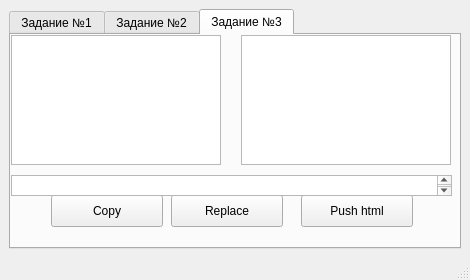
<?xml version="1.0" encoding="UTF-8"?>
<ui version="4.0">
 <class>MainWindow</class>
 <widget class="QMainWindow" name="MainWindow">
  <property name="geometry">
   <rect>
    <x>0</x>
    <y>0</y>
    <width>470</width>
    <height>280</height>
   </rect>
  </property>
  <property name="minimumSize">
   <size>
    <width>470</width>
    <height>280</height>
   </size>
  </property>
  <property name="maximumSize">
   <size>
    <width>470</width>
    <height>280</height>
   </size>
  </property>
  <property name="windowTitle">
   <string>HomeWork-1_1</string>
  </property>
  <widget class="QWidget" name="centralwidget">
   <property name="enabled">
    <bool>true</bool>
   </property>
   <property name="sizePolicy">
    <sizepolicy hsizetype="Expanding" vsizetype="Expanding">
     <horstretch>0</horstretch>
     <verstretch>0</verstretch>
    </sizepolicy>
   </property>
   <property name="maximumSize">
    <size>
     <width>800</width>
     <height>551</height>
    </size>
   </property>
   <property name="layoutDirection">
    <enum>Qt::LeftToRight</enum>
   </property>
   <property name="autoFillBackground">
    <bool>false</bool>
   </property>
   <layout class="QHBoxLayout" name="horizontalLayout">
    <item>
     <widget class="QTabWidget" name="tabWidget">
      <property name="currentIndex">
       <number>2</number>
      </property>
      <widget class="QWidget" name="tab_1">
       <attribute name="title">
        <string>Задание №1</string>
       </attribute>
       <widget class="QLabel" name="label">
        <property name="geometry">
         <rect>
          <x>20</x>
          <y>40</y>
          <width>11</width>
          <height>16</height>
         </rect>
        </property>
        <property name="text">
         <string>&lt;html&gt;&lt;head/&gt;&lt;body&gt;&lt;p&gt;a:&lt;/p&gt;&lt;/body&gt;&lt;/html&gt;</string>
        </property>
       </widget>
       <widget class="QLabel" name="label_2">
        <property name="geometry">
         <rect>
          <x>20</x>
          <y>70</y>
          <width>12</width>
          <height>16</height>
         </rect>
        </property>
        <property name="text">
         <string>b:</string>
        </property>
       </widget>
       <widget class="QLabel" name="label_3">
        <property name="geometry">
         <rect>
          <x>20</x>
          <y>100</y>
          <width>11</width>
          <height>16</height>
         </rect>
        </property>
        <property name="text">
         <string>c:</string>
        </property>
       </widget>
       <widget class="QLineEdit" name="lineEditA">
        <property name="geometry">
         <rect>
          <x>40</x>
          <y>40</y>
          <width>113</width>
          <height>21</height>
         </rect>
        </property>
       </widget>
       <widget class="QLineEdit" name="lineEditB">
        <property name="geometry">
         <rect>
          <x>40</x>
          <y>70</y>
          <width>113</width>
          <height>21</height>
         </rect>
        </property>
       </widget>
       <widget class="QLineEdit" name="lineEditC">
        <property name="geometry">
         <rect>
          <x>40</x>
          <y>100</y>
          <width>113</width>
          <height>21</height>
         </rect>
        </property>
       </widget>
       <widget class="QLabel" name="label_4">
        <property name="geometry">
         <rect>
          <x>20</x>
          <y>140</y>
          <width>41</width>
          <height>16</height>
         </rect>
        </property>
        <property name="text">
         <string>Result:</string>
        </property>
       </widget>
       <widget class="QLineEdit" name="resultLineEdit">
        <property name="geometry">
         <rect>
          <x>70</x>
          <y>140</y>
          <width>291</width>
          <height>21</height>
         </rect>
        </property>
        <property name="readOnly">
         <bool>true</bool>
        </property>
       </widget>
       <widget class="QPushButton" name="calculateButton">
        <property name="geometry">
         <rect>
          <x>170</x>
          <y>70</y>
          <width>112</width>
          <height>32</height>
         </rect>
        </property>
        <property name="text">
         <string>Calculate</string>
        </property>
       </widget>
      </widget>
      <widget class="QWidget" name="tab_2">
       <attribute name="title">
        <string>Задание №2</string>
       </attribute>
       <widget class="QLabel" name="label_5">
        <property name="geometry">
         <rect>
          <x>10</x>
          <y>20</y>
          <width>71</width>
          <height>16</height>
         </rect>
        </property>
        <property name="text">
         <string>Side A:</string>
        </property>
       </widget>
       <widget class="QLabel" name="label_6">
        <property name="geometry">
         <rect>
          <x>10</x>
          <y>50</y>
          <width>71</width>
          <height>16</height>
         </rect>
        </property>
        <property name="text">
         <string>Side B:</string>
        </property>
       </widget>
       <widget class="QLabel" name="label_7">
        <property name="geometry">
         <rect>
          <x>10</x>
          <y>80</y>
          <width>58</width>
          <height>16</height>
         </rect>
        </property>
        <property name="text">
         <string>Angle:</string>
        </property>
       </widget>
       <widget class="QLineEdit" name="lineEditSideA">
        <property name="geometry">
         <rect>
          <x>80</x>
          <y>20</y>
          <width>113</width>
          <height>21</height>
         </rect>
        </property>
       </widget>
       <widget class="QLineEdit" name="lineEditSideB">
        <property name="geometry">
         <rect>
          <x>80</x>
          <y>50</y>
          <width>113</width>
          <height>21</height>
         </rect>
        </property>
       </widget>
       <widget class="QLineEdit" name="lineEditAngle">
        <property name="geometry">
         <rect>
          <x>80</x>
          <y>80</y>
          <width>113</width>
          <height>21</height>
         </rect>
        </property>
       </widget>
       <widget class="QGroupBox" name="groupBox">
        <property name="geometry">
         <rect>
          <x>200</x>
          <y>20</y>
          <width>120</width>
          <height>80</height>
         </rect>
        </property>
        <property name="title">
         <string>Units</string>
        </property>
        <widget class="QRadioButton" name="radioButtonRadians">
         <property name="geometry">
          <rect>
           <x>10</x>
           <y>20</y>
           <width>100</width>
           <height>20</height>
          </rect>
         </property>
         <property name="text">
          <string>Radians</string>
         </property>
         <property name="checked">
          <bool>false</bool>
         </property>
        </widget>
        <widget class="QRadioButton" name="radioButtonDegrees">
         <property name="geometry">
          <rect>
           <x>10</x>
           <y>50</y>
           <width>100</width>
           <height>20</height>
          </rect>
         </property>
         <property name="text">
          <string>Degrees</string>
         </property>
         <property name="checked">
          <bool>true</bool>
         </property>
        </widget>
       </widget>
       <widget class="QLabel" name="label_8">
        <property name="geometry">
         <rect>
          <x>10</x>
          <y>120</y>
          <width>58</width>
          <height>16</height>
         </rect>
        </property>
        <property name="text">
         <string>Result:</string>
        </property>
       </widget>
       <widget class="QLineEdit" name="lineEditResult">
        <property name="geometry">
         <rect>
          <x>80</x>
          <y>120</y>
          <width>113</width>
          <height>21</height>
         </rect>
        </property>
       </widget>
       <widget class="QPushButton" name="pushButton">
        <property name="geometry">
         <rect>
          <x>200</x>
          <y>110</y>
          <width>112</width>
          <height>40</height>
         </rect>
        </property>
        <property name="text">
         <string>Calculate</string>
        </property>
       </widget>
      </widget>
      <widget class="QWidget" name="tab_3">
       <attribute name="title">
        <string>Задание №3</string>
       </attribute>
       <widget class="QPlainTextEdit" name="plainTextSource">
        <property name="geometry">
         <rect>
          <x>0</x>
          <y>0</y>
          <width>210</width>
          <height>130</height>
         </rect>
        </property>
       </widget>
       <widget class="QPlainTextEdit" name="plainTextDest">
        <property name="geometry">
         <rect>
          <x>230</x>
          <y>0</y>
          <width>210</width>
          <height>130</height>
         </rect>
        </property>
       </widget>
       <widget class="QPushButton" name="pushButton_2">
        <property name="geometry">
         <rect>
          <x>40</x>
          <y>160</y>
          <width>112</width>
          <height>32</height>
         </rect>
        </property>
        <property name="text">
         <string>Copy</string>
        </property>
       </widget>
       <widget class="QPushButton" name="pushButton_3">
        <property name="geometry">
         <rect>
          <x>160</x>
          <y>160</y>
          <width>112</width>
          <height>32</height>
         </rect>
        </property>
        <property name="text">
         <string>Replace</string>
        </property>
       </widget>
       <widget class="QPushButton" name="pushButton_4">
        <property name="geometry">
         <rect>
          <x>290</x>
          <y>160</y>
          <width>112</width>
          <height>32</height>
         </rect>
        </property>
        <property name="text">
         <string>Push html</string>
        </property>
       </widget>
       <widget class="QTextEdit" name="textEdit">
        <property name="geometry">
         <rect>
          <x>0</x>
          <y>140</y>
          <width>441</width>
          <height>21</height>
         </rect>
        </property>
       </widget>
      </widget>
     </widget>
    </item>
   </layout>
  </widget>
  <widget class="QMenuBar" name="menubar">
   <property name="geometry">
    <rect>
     <x>0</x>
     <y>0</y>
     <width>470</width>
     <height>22</height>
    </rect>
   </property>
  </widget>
  <widget class="QStatusBar" name="statusbar"/>
 </widget>
 <resources/>
 <connections/>
</ui>
